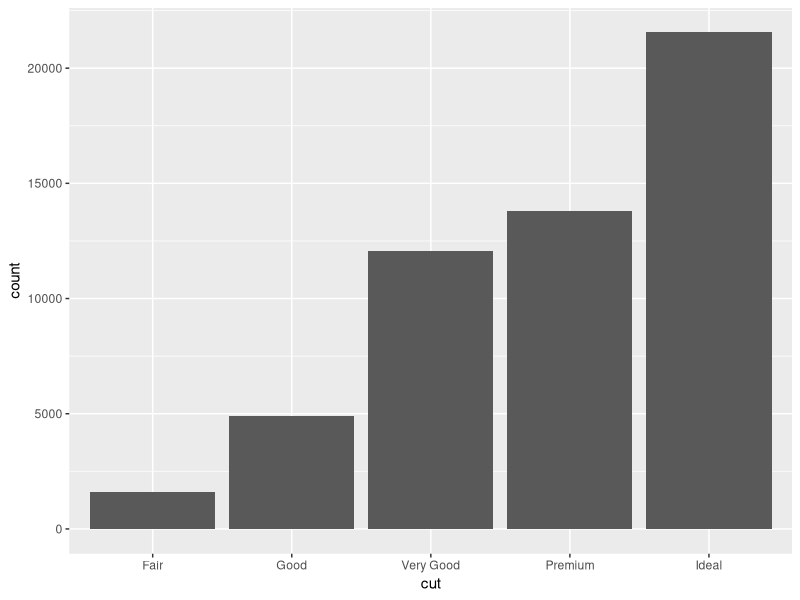
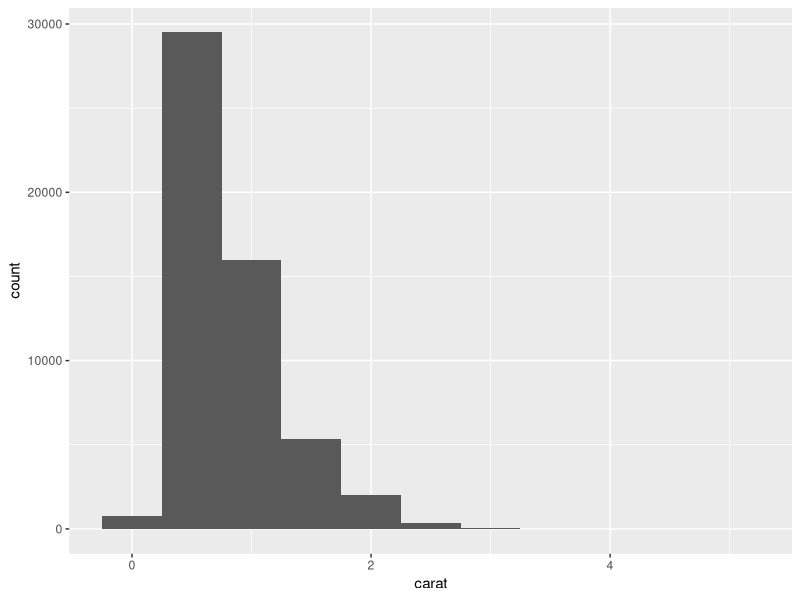
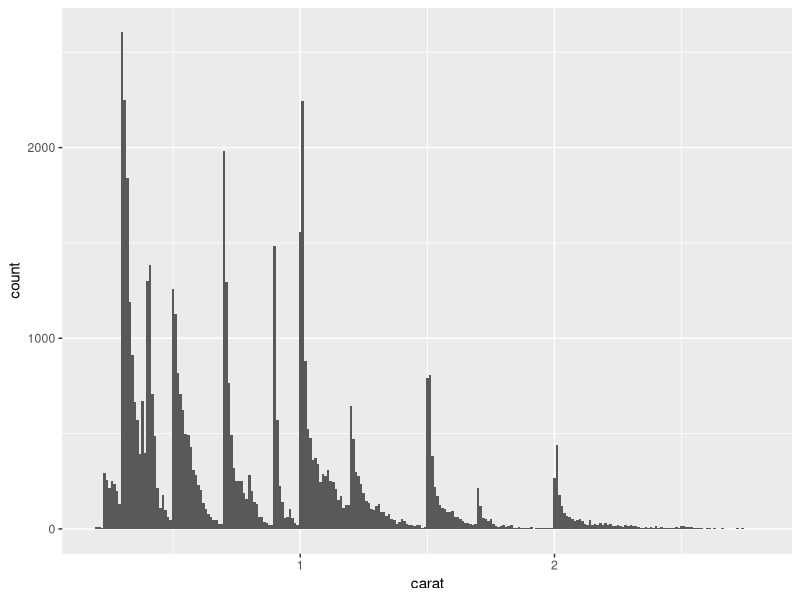
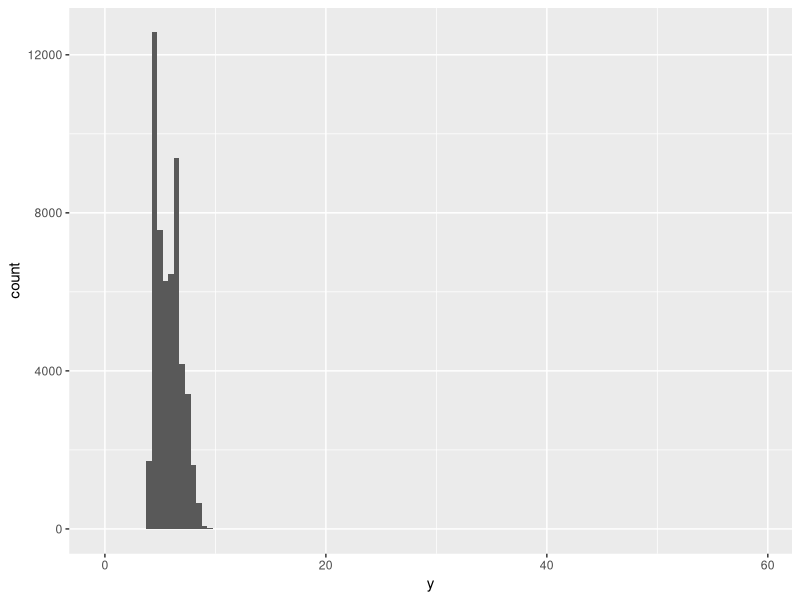
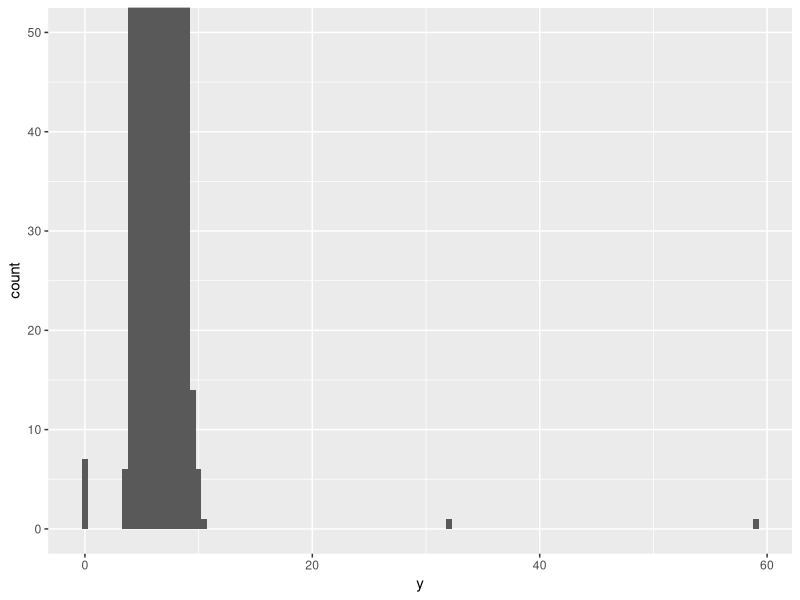
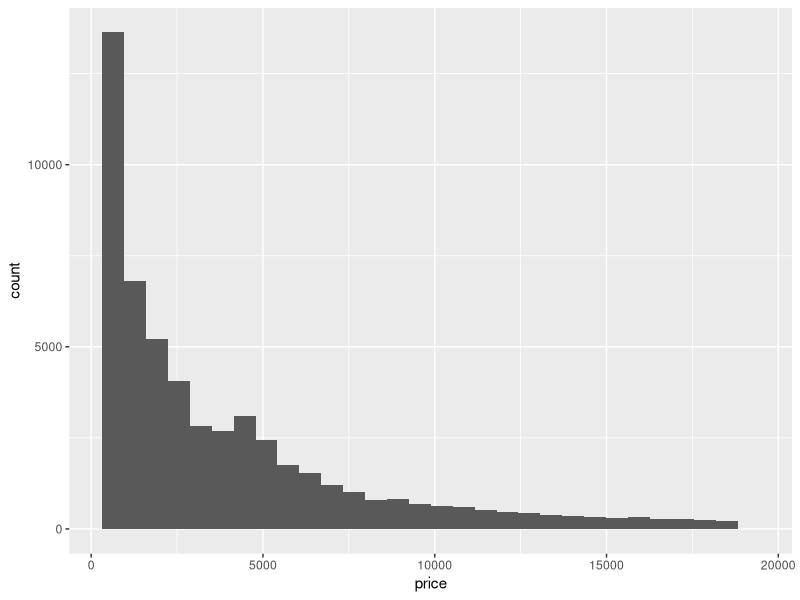
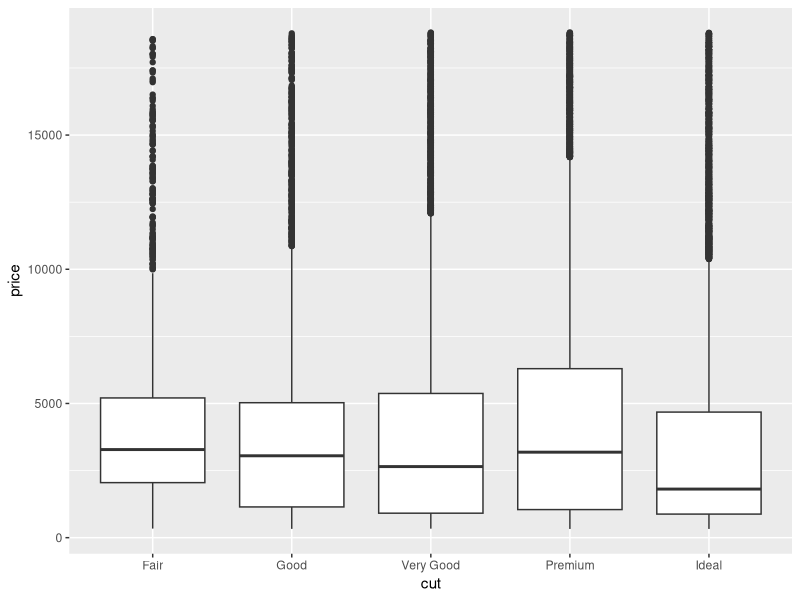
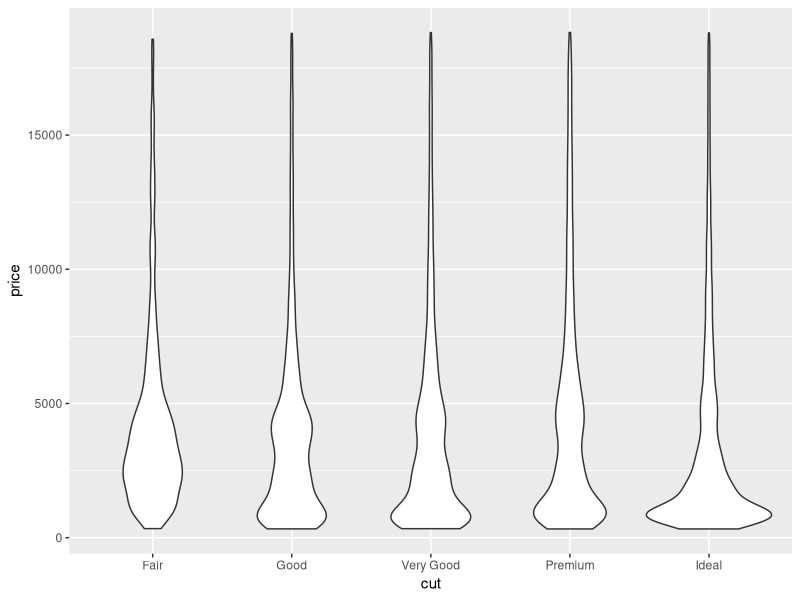

Recreate these plots in R, in order.
##################################

# R ladies R4DS

# ggplot2

# created 10/29/2017

################################



# for EDA, load the tidyverse!
# common to use both ggplot2 and dplyr when exploring data
library(tidyverse)


##########VISUALIZE DISTRIBUTIONS ~~~~~~~~~~~~~~~~~~~~~~~~~~~~~~~~~~~~~~~~~~~~~~~~~~~~~~~~~~~~~~~~~~~~~~~~~~~~~


#lets visualize some data from the diamonds dataset included with ggplot2

# for CATEGORICAL VAR
ggplot(data = diamonds)+
  geom_bar(mapping = aes(x=cut))  # remember, default geom, default stat. for bar it is count


# for CONTINUOUS VAR
ggplot(data=diamonds)+
  geom_histogram(mapping = aes(x=carat), binwidth = 0.5) # try adjusting the bindwidth here, what does it do?





##########TYPICAL VALUES~~~~~~~~~~~~~~~~~~~~~~~~~~~~~~~~~~~~~~~~~~~~~~~~~~~~~~~~~~~~~~~~~~~~~~~~~~~~~


#lets first look at smaller diamond sizes 

small<-diamonds%>%
  filter(carat < 3)


ggplot(data = small, aes(carat))+
  geom_histogram(binwidth = 0.01)    # what do you notice with this plot? any clustering??






##########UNUSUAL VALUES~~~~~~~~~~~~~~~~~~~~~~~~~~~~~~~~~~~~~~~~~~~~~~~~~~~~~~~~~~~~~~~~~~~~~~~~~~~~~


# a big clue to outliers ----very wide x axis: 


ggplot(diamonds)+
  geom_histogram(aes(x=y), binwidth=0.5)

# looks like nothing is there,but there is! lets zoom in 


ggplot(diamonds)+
  geom_histogram(aes(x=y), binwidth = 0.5)+
  coord_cartesian(ylim=c(0,50))
#there they are!!!


# P . 91 exercise 4
# try above with xlim and ylim---what happens?


# P.91 exercise 2 --what is up with price?

ggplot(diamonds, aes(price))+
  geom_histogram()
# try different bin widths here!!





# how could we look at these unusual values with dplyr??? TRY THAT HERE:













##########MISSING VALUES~~~~~~~~~~~~~~~~~~~~~~~~~~~~~~~~~~~~~~~~~~~~~~~~~~~~~~~~~~~~~~~~~~~~~~~~~~~~~

# for unusual values, dont delete them, ghost them with NA!

diamonds2<-diamonds%>%
  mutate(y = ifelse(y<3 | y>20, NA, y))
  
#look at the ones that are NA

look<-filter(diamonds2, is.na(y))
#notice any patterns with these?





##########COVARIATION - BOXPLOT~~~~~~~~~~~~~~~~~~~~~~~~~~~~~~~~~~~~~~~~~~~~~~~~~~~~~~~~~~~~~~~~~~~~~~~~~~~~~


#good for comparing a continuous variable across a categorical var

ggplot(data=diamonds, aes(x=cut, y=price))+
  geom_boxplot()

#notice any odd patterns??


# P 99 # 5 lets check out different plots

ggplot(data=diamonds, aes(x=cut, y=price))+
  geom_violin()


ggplot(data=diamonds, aes(x=price, color=cut))+
  geom_freqpoly()





##########COVARIATION - TWO CATEGORICAL~~~~~~~~~~~~~~~~~~~~~~~~~~~~~~~~~~~~~~~~~~~~~~~~~~~~~~~~~~~~~~~~~~~~~~~~~~~~~


ggplot(data=diamonds)+
  geom_count(aes(x=cut, y=color))


# vs


diamonds%>%
  count(color, cut)%>%
  ggplot(aes(x=color, y=cut))+
  geom_tile(aes(fill=n))

# this is also known as a heat map


# P. 101 exercise 3

# why is the above plot slightly better than the one below??

diamonds%>%
  count(color, cut)%>%
  ggplot(aes(y=color, x=cut))+
  geom_tile(aes(fill=n))






##########COVARIATION - TWO CONTINUOUS~~~~~~~~~~~~~~~~~~~~~~~~~~~~~~~~~~~~~~~~~~~~~~~~~~~~~~~~~~~~~~~~~~~~~~~~~~~~~


# out good friend the scatter plot!!

ggplot(data=diamonds)+
  geom_point(aes(x=carat, y=price))

# whats up with the 5 carat diamond that is as expensive as many 1-3 carat diamonds?
# what could we add to the above plot to help figure this out?


# bin a continuous variable to behave like a categorical.....

ggplot(data=small, aes(x=carat, y=price))+
  geom_boxplot(aes(group=cut_width(carat, 0.1)))



# but this is somewhat misleading---we know the Ns are very different for these groups

# enter varwidth = TRUE!

ggplot(data=small, aes(x=carat, y=price))+
  geom_boxplot(aes(group=cut_width(carat, 0.1)), varwidth = T)







































